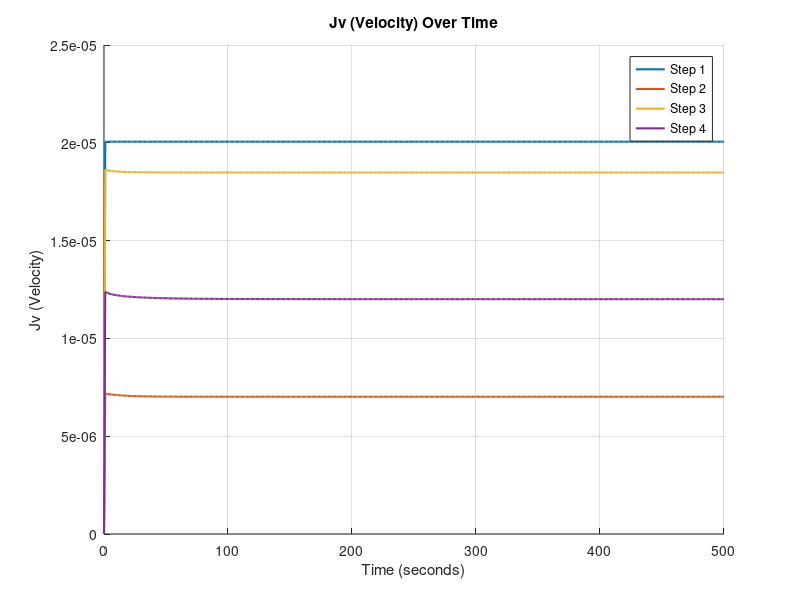

Reproduce this figure in MATLAB. (Note: this script raises an error after producing the figure.)
%__Gruppe 3-Simulering-3.Sem__
clear
close all
clc
%%

x = linspace(0, 500, 500);

load('step1jv.mat', 'Jv_values1');
load('step2jv.mat', 'Jv_values2');
load('step3jv.mat', 'Jv_values3');
load('step4jv.mat', 'Jv_values4');

%%

% Create a figure for the first plot
figure;
hold on;

plot(x, Jv_values1, 'LineWidth', 1.5);
plot(x, Jv_values2, 'LineWidth', 1.5);
plot(x, Jv_values3, 'LineWidth', 1.5);
plot(x, Jv_values4, 'LineWidth', 1.5);

xlabel('Time (seconds)');
ylabel('Jv (Velocity)');
title('Jv (Velocity) Over Time');
grid on;

legend('Step 1', 'Step 2', 'Step 3', 'Step 4');

%% new graph

figure;
yyaxis left
    plot(x, Jv_values2, 'LineWidth', 1.5);
    plot(x, Jv_values3, 'LineWidth', 1.5);

yyaxis right
    plot(x, Jv_values4, 'LineWidth', 1.5);

xlabel('Time (seconds)');
ylabel('Jv (Velocity)');
title('Jv (Velocity) Over Time 3');
grid on;
legend('Step 2', 'Step 3', 'Step 4');

